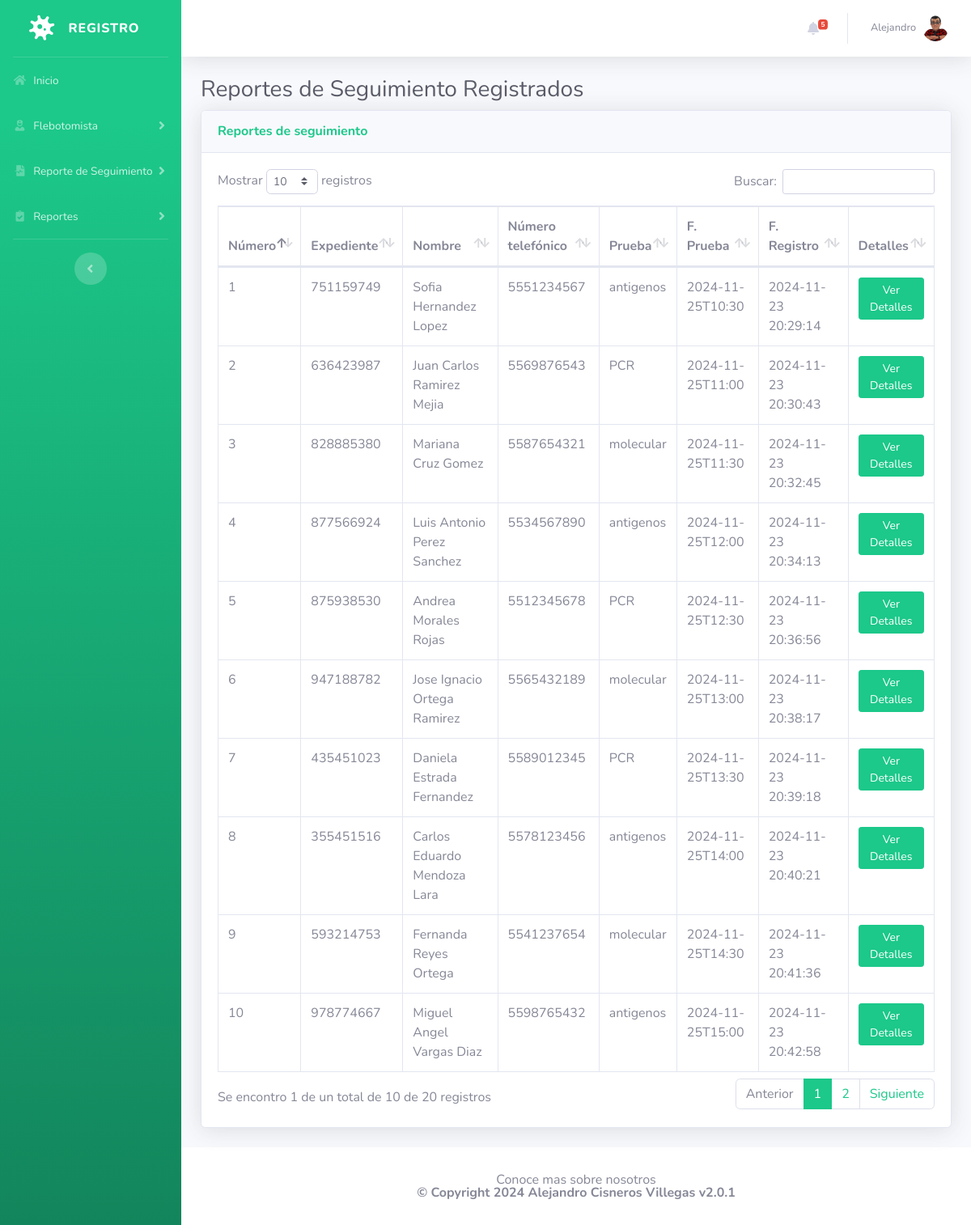
Page /all-test.php (signed in) on the committed database.
### tables this page shows
CREATE TABLE `project_08_admin` (
  `ID` int(11) NOT NULL,
  `AdminName` varchar(120) DEFAULT NULL,
  `AdminuserName` varchar(20) NOT NULL,
  `MobileNumber` int(10) NOT NULL,
  `Email` varchar(120) NOT NULL,
  `Password` varchar(120) DEFAULT NULL,
  `AdminRegdate` timestamp NULL DEFAULT current_timestamp()
);

CREATE TABLE `project_08_testrecord` (
  `id` int(11) NOT NULL,
  `OrderNumber` bigint(14) DEFAULT NULL,
  `PatientMobileNumber` bigint(14) DEFAULT NULL,
  `TestType` varchar(100) DEFAULT NULL,
  `TestTimeSlot` varchar(120) DEFAULT NULL,
  `ReportStatus` varchar(100) DEFAULT NULL,
  `FinalReport` varchar(150) DEFAULT NULL,
  `ReportUploadTime` varchar(200) DEFAULT NULL,
  `RegistrationDate` timestamp NULL DEFAULT current_timestamp(),
  `AssignedtoEmpId` varchar(150) DEFAULT NULL,
  `AssigntoName` varchar(180) DEFAULT NULL,
  `AssignedTime` varchar(100) DEFAULT NULL
);

CREATE TABLE `project_08_patients` (
  `id` int(11) NOT NULL,
  `FullName` varchar(120) DEFAULT NULL,
  `MobileNumber` bigint(12) DEFAULT NULL,
  `DateOfBirth` date DEFAULT NULL,
  `GovtIssuedId` varchar(150) DEFAULT NULL,
  `GovtIssuedIdNo` varchar(150) DEFAULT NULL,
  `FullAddress` varchar(255) DEFAULT NULL,
  `State` varchar(200) DEFAULT NULL,
  `RegistrationDate` timestamp NOT NULL DEFAULT current_timestamp()
);

### all-test.php (the view, shortened to what this page needs)
<?php session_start();
    include_once('includes/config.php');
    if (strlen($_SESSION['aid']==0)) {
    header('location:logout.php');
    } else{
?>
<!DOCTYPE html>
<html lang="es">
    <head>
        <link href="vendor/fontawesome-free/css/all.min.css" rel="stylesheet" type="text/css">
        <link href="css/sb-admin-2.min.css" rel="stylesheet">
        <link href="vendor/datatables/dataTables.bootstrap4.min.css" rel="stylesheet">
    </head>
    <body id="page-top">
        <div id="wrapper">
            <?php include_once('includes/sidebar.php');?>
            <div id="content-wrapper" class="d-flex flex-column">
                <div id="content">
                    <?php include_once('includes/topbar.php');?>
                    <div class="container-fluid">
                        <h1 class="h3 mb-2 text-gray-800">Reportes de Seguimiento Registrados</h1>
                        <div class="card shadow mb-4">
                            <div class="card-header py-3">
                                <h6 class="m-0 font-weight-bold text-success">Reportes de seguimiento</h6>
                            </div>
                            <div class="card-body">
                                <div class="table-responsive">
                                    <form name="assignto" method="post">
                                        <table class="table table-bordered" id="dataTable" width="100%" cellspacing="0">
                                            <thead>
                                                <tr>
                                                    <th>Número</th>
                                                    <th>Expediente</th>
                                                    <th>Nombre</th>
                                                    <th>Número telefónico</th>
                                                    <th>Prueba</th>
                                                    <th>F. Prueba</th>
                                                    <th>F. Registro</th>
                                                    <th>Detalles</th>
                                                </tr>
                                            </thead>
                                            <tbody>
                                                <?php $query=mysqli_query($con,"select project_08_testrecord.OrderNumber,project_08_patients.FullName,project_08_patients.MobileNumber,project_08_testrecord.TestType,project_08_testrecord.TestTimeSlot,project_08_testrecord.RegistrationDate,project_08_testrecord.id as testid from project_08_testrecord
                                                    join project_08_patients on project_08_patients.MobileNumber=project_08_testrecord.PatientMobileNumber");
                                                    $cnt=1;
                                                    while($row=mysqli_fetch_array($query)){
                                                    ?>
                                                <tr>
                                                    <td> <?php echo $cnt;?> </td>
                                                    <td> <?php echo $row['OrderNumber'];?> </td>
                                                    <td> <?php echo $row['FullName'];?> </td>
                                                    <td> <?php echo $row['MobileNumber'];?> </td>
                                                    <td> <?php echo $row['TestType'];?> </td>
                                                    <td> <?php echo $row['TestTimeSlot'];?> </td>
                                                    <td> <?php echo $row['RegistrationDate'];?> </td>
                                                    <td>
                                                        <a href="test-details.php?tid=<?php echo $row['testid'];?>&&oid=<?php echo $row['OrderNumber'];?>" class="btn btn-success btn-sm">Ver Detalles </a>
                                                    </td>
                                                </tr>
                                                <?php $cnt++;} ?>
                                            </tbody>
                                        </table>
                                    </form>
                                </div>
                            </div>
                        </div>
                    </div>
                </div>
                <?php include_once('includes/footer.php');?>
            </div>
        </div>
    </body>
</html>
<?php } ?>

### includes/sidebar.php (shortened to what this page needs)
<ul class="navbar-nav bg-gradient-success sidebar sidebar-dark accordion" id="accordionSidebar">
    <a class="sidebar-brand d-flex align-items-center justify-content-center" href="index.php">
        <div class="sidebar-brand-icon rotate-n-15">
            <i class="fas fa-virus"></i>
        </div>
        <div class="sidebar-brand-text mx-3">Registro</div>
    </a>
    <hr class="sidebar-divider my-0">
    <?php if ($_SESSION['aid']): ?>
        <li class="nav-item">
            <a class="nav-link" href="dashboard.php">
                <i class="fas fa-fw fa-home"></i>
                <span>Inicio</span></a>
        </li>
        <li class="nav-item">
            <a class="nav-link collapsed" href="#" data-toggle="collapse" data-target="#collapseOne"
                aria-expanded="true" aria-controls="collapseOne">
                <i class="fas fa-fw fa-user-nurse"></i>
                <span>Flebotomista</span>
            </a>
        </li>
        <li class="nav-item">
            <a class="nav-link collapsed" href="#" data-toggle="collapse" data-target="#collapseTwo"
                aria-expanded="true" aria-controls="collapseTwo">
                <i class="fas fa-fw fa-file-medical-alt"></i>
                <span>Reporte de Seguimiento</span>
            </a>
        </li>
        <li class="nav-item">
            <a class="nav-link collapsed" href="#" data-toggle="collapse" data-target="#collapseThree"
                aria-expanded="true" aria-controls="collapseThree">
                <i class="fas fa-fw fa-clipboard-check"></i>
                <span>Reportes</span>
            </a>
        </li>
    <?php endif;    ?>
    <hr class="sidebar-divider d-none d-md-block">
    <div class="text-center d-none d-md-inline">
        <button class="rounded-circle border-0" id="sidebarToggle"></button>
    </div>
</ul>

### includes/topbar.php (shortened to what this page needs)
<nav class="navbar navbar-expand navbar-light bg-white topbar mb-4 static-top shadow">
    <?php if ($_SESSION['aid']): ?>
        <ul class="navbar-nav ml-auto">
            <?php $query = mysqli_query($con, "select * from project_08_testrecord where ReportStatus is null");
            $count = mysqli_num_rows($query);
            ?>
            <li class="nav-item dropdown no-arrow mx-1">
                <a class="nav-link dropdown-toggle" href="#" id="alertsDropdown" role="button"
                    data-toggle="dropdown" aria-haspopup="true" aria-expanded="false">
                    <i class="fas fa-bell fa-fw"></i>
                    <span class="badge badge-danger badge-counter"><?php echo $count; ?></span>
                </a>
            </li>
            <li class="nav-item dropdown no-arrow">
                <a class="nav-link dropdown-toggle" href="#" id="userDropdown" role="button"
                    data-toggle="dropdown" aria-haspopup="true" aria-expanded="false">
                    <?php
                    $adid = $_SESSION['aid'];
                    $ret1 = mysqli_query($con, "select AdminName from project_08_admin where ID='$adid'");
                    while ($row1 = mysqli_fetch_array($ret1)) {
                    ?>
                        <span class="mr-2 d-none d-lg-inline text-gray-600 small"><?php echo $row1['AdminName']; ?></span>
                    <?php } ?>
                    <img class="img-profile rounded-circle"
                        src="img/profile.png">
                </a>
            </li>
        </ul>
    <?php endif; ?>
</nav>

### includes/footer.php
<footer class="sticky-footer bg-white">
    <div class="container my-auto">
        <div class="copyright text-center my-auto">
        <p class="m-0" data-wow-delay=".5s" style="font-size: 16px; visibility: visible;">Conoce mas sobre nosotros</p>
        <p class="m-0" data-wow-delay=".5s" style="font-size: 16px; visibility: visible;"><strong>&copy; Copyright <span>2024 </span>Alejandro Cisneros Villegas v2.0.1</strong></p>
        </div>
    </div>
</footer>

### rows in the picture
project_08_admin: AdminName "Alejandro"
project_08_testrecord: OrderNumber "751159749", project_08_patients.FullName "Sofia Hernandez Lopez", project_08_patients.MobileNumber "5551234567", TestType "antigenos", TestTimeSlot "2024-11-25T10:30", RegistrationDate "2024-11-23 20:29:14"
project_08_testrecord: OrderNumber "636423987", project_08_patients.FullName "Juan Carlos Ramirez Mejia", project_08_patients.MobileNumber "5569876543", TestType "PCR", TestTimeSlot "2024-11-25T11:00", RegistrationDate "2024-11-23 20:30:43"
project_08_testrecord: OrderNumber "828885380", project_08_patients.FullName "Mariana Cruz Gomez", project_08_patients.MobileNumber "5587654321", TestType "molecular", TestTimeSlot "2024-11-25T11:30", RegistrationDate "2024-11-23 20:32:45"
project_08_testrecord: OrderNumber "877566924", project_08_patients.FullName "Luis Antonio Perez Sanchez", project_08_patients.MobileNumber "5534567890", TestType "antigenos", TestTimeSlot "2024-11-25T12:00", RegistrationDate "2024-11-23 20:34:13"
project_08_testrecord: OrderNumber "875938530", project_08_patients.FullName "Andrea Morales Rojas", project_08_patients.MobileNumber "5512345678", TestType "PCR", TestTimeSlot "2024-11-25T12:30", RegistrationDate "2024-11-23 20:36:56"
project_08_testrecord: OrderNumber "947188782", project_08_patients.FullName "Jose Ignacio Ortega Ramirez", project_08_patients.MobileNumber "5565432189", TestType "molecular", TestTimeSlot "2024-11-25T13:00", RegistrationDate "2024-11-23 20:38:17"
project_08_testrecord: OrderNumber "435451023", project_08_patients.FullName "Daniela Estrada Fernandez", project_08_patients.MobileNumber "5589012345", TestType "PCR", TestTimeSlot "2024-11-25T13:30", RegistrationDate "2024-11-23 20:39:18"
project_08_testrecord: OrderNumber "355451516", project_08_patients.FullName "Carlos Eduardo Mendoza Lara", project_08_patients.MobileNumber "5578123456", TestType "antigenos", TestTimeSlot "2024-11-25T14:00", RegistrationDate "2024-11-23 20:40:21"
project_08_testrecord: OrderNumber "593214753", project_08_patients.FullName "Fernanda Reyes Ortega", project_08_patients.MobileNumber "5541237654", TestType "molecular", TestTimeSlot "2024-11-25T14:30", RegistrationDate "2024-11-23 20:41:36"
project_08_testrecord: OrderNumber "978774667", project_08_patients.FullName "Miguel Angel Vargas Diaz", project_08_patients.MobileNumber "5598765432", TestType "antigenos", TestTimeSlot "2024-11-25T15:00", RegistrationDate "2024-11-23 20:42:58"

### other values in the picture
$count "5"
